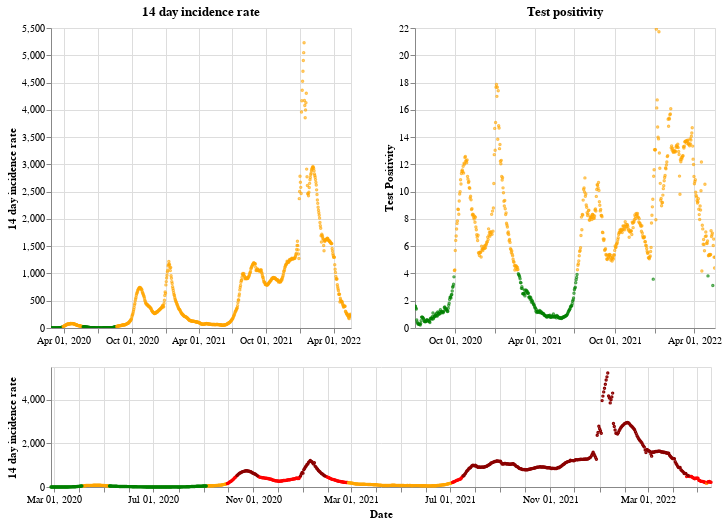

Here is the notebook cell this chart was saved with:
### Markdown cell above
## Northern Ireland

### Code cell
plot_traffic_light('Northern Ireland')

### Figure 1 — Vega-Lite specification as saved in the notebook (floating-point values rounded to 4 significant figures; data arrays with more than 128 entries replaced by an {"elided": "..."} marker saying what was removed)
{"config": {"view": {"continuousWidth": 400, "continuousHeight": 300}}, "vconcat": [{"hconcat": [{"mark": {"type": "point", "size": 2}, "encoding": {"color": {"condition": {"value": "green", "test": "(datum.twoWeeklyCasesRate <= 25)"}, "value": "orange"}, "tooltip": [{"type": "nominal", "field": "areaName"}, {"type": "temporal", "field": "date"}, {"type": "quantitative", "field": "twoWeeklyCasesRate"}, {"type": "quantitative", "field": "testPositivity"}], "x": {"type": "temporal", "axis": {"title": ""}, "field": "date", "scale": {"domain": {"selection": "DateBrush"}}, "timeUnit": "yearmonthdate"}, "y": {"type": "quantitative", "axis": {"title": "14 day incidence rate"}, "field": "twoWeeklyCasesRate"}}, "title": "14 day incidence rate", "width": 300}, {"mark": {"type": "point", "size": 2}, "encoding": {"color": {"condition": {"value": "green", "test": "(datum.testPositivity <= 4)"}, "value": "orange"}, "tooltip": [{"type": "nominal", "field": "areaName"}, {"type": "temporal", "field": "date"}, {"type": "quantitative", "field": "twoWeeklyCasesRate"}, {"type": "quantitative", "field": "testPositivity"}], "x": {"type": "temporal", "axis": {"title": ""}, "field": "date", "scale": {"domain": {"selection": "DateBrush"}}, "timeUnit": "yearmonthdate"}, "y": {"type": "quantitative", "axis": {"title": "Test Positivity"}, "field": "testPositivity"}}, "title": "Test positivity", "width": 300}]}, {"layer": [{"mark": {"type": "point", "size": 2}, "encoding": {"color": {"condition": {"value": "orange", "test": "(((datum.testPositivity < 4) && (datum.twoWeeklyCasesRate >= 50)) && (datum.twoWeeklyCasesRate < 200))"}, "value": "red"}, "opacity": {"condition": {"value": 1, "test": "((datum.twoWeeklyCasesRate >= 50) && (datum.twoWeeklyCasesRate < 500))"}, "value": 0}, "tooltip": [{"type": "nominal", "field": "areaName"}, {"type": "temporal", "field": "date"}, {"type": "quantitative", "field": "twoWeeklyCasesRate"}, {"type": "quantitative", "field": "testPositivity"}], "x": {"type": "temporal", "axis": {"title": "Date"}, "field": "date", "timeUnit": "yearmonthdate"}, "y": {"type": "quantitative", "axis": {"title": "14 day incidence rate"}, "field": "twoWeeklyCasesRate"}}, "selection": {"DateBrush": {"type": "interval", "encodings": ["x"], "fields": ["Time"]}}}, {"mark": {"type": "point", "size": 2}, "encoding": {"color": {"value": "darkred"}, "opacity": {"condition": {"value": 1, "test": "(datum.twoWeeklyCasesRate >= 500)"}, "value": 0}, "tooltip": [{"type": "nominal", "field": "areaName"}, {"type": "temporal", "field": "date"}, {"type": "quantitative", "field": "twoWeeklyCasesRate"}, {"type": "quantitative", "field": "testPositivity"}], "x": {"type": "temporal", "axis": {"title": "Date"}, "field": "date", "timeUnit": "yearmonthdate"}, "y": {"type": "quantitative", "axis": {"title": "14 day incidence rate"}, "field": "twoWeeklyCasesRate"}}}, {"mark": {"type": "point", "size": 2}, "encoding": {"color": {"condition": {"value": "green", "test": "((datum.testPositivity < 4) && (datum.twoWeeklyCasesRate < 50))"}, "value": "orange"}, "opacity": {"condition": {"value": 1, "test": "(datum.twoWeeklyCasesRate < 50)"}, "value": 0}, "tooltip": [{"type": "nominal", "field": "areaName"}, {"type": "temporal", "field": "date"}, {"type": "quantitative", "field": "twoWeeklyCasesRate"}, {"type": "quantitative", "field": "testPositivity"}], "x": {"type": "temporal", "axis": {"title": "Date"}, "field": "date", "timeUnit": "yearmonthdate"}, "y": {"type": "quantitative", "axis": {"title": "14 day incidence rate"}, "field": "twoWeeklyCasesRate"}}}], "height": 120, "width": 660}], "data": {"name": "data-aa16c7603a1af30662fd60ab2744f618"}, "$schema": "https://vega.github.io/schema/vega-lite/v4.8.1.json", "datasets": {"data-aa16c7603a1af30662fd60ab2744f618": {"elided": "813 records"}}}
